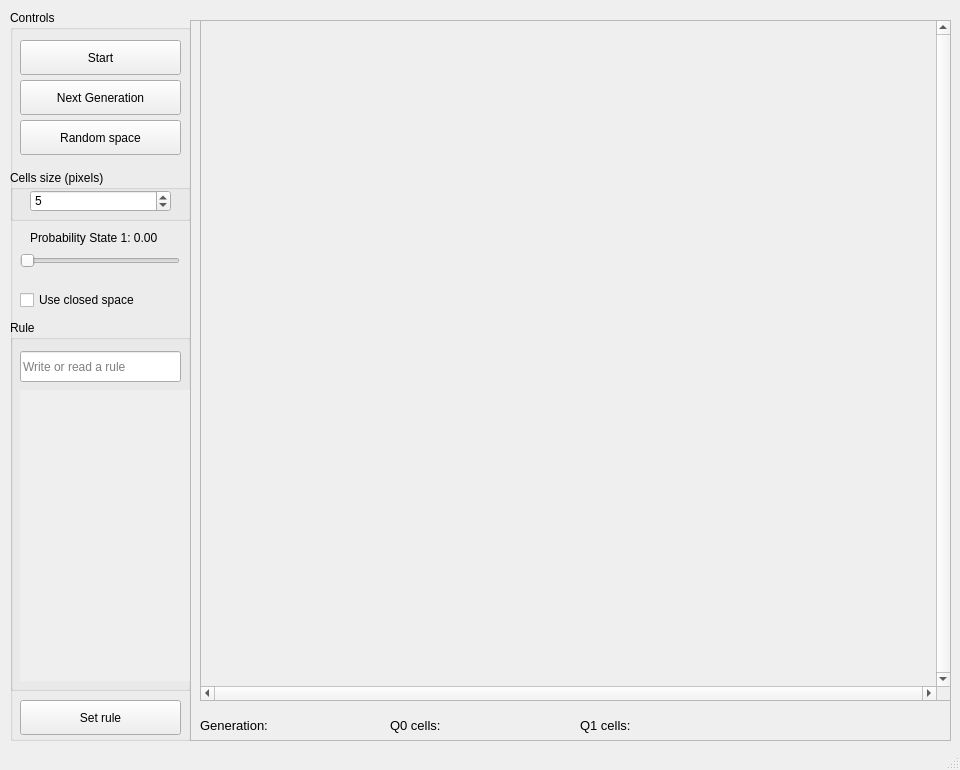
<?xml version="1.0" encoding="UTF-8"?>
<ui version="4.0">
 <class>MainWindow</class>
 <widget class="QMainWindow" name="MainWindow">
  <property name="geometry">
   <rect>
    <x>0</x>
    <y>0</y>
    <width>960</width>
    <height>770</height>
   </rect>
  </property>
  <property name="sizePolicy">
   <sizepolicy hsizetype="Fixed" vsizetype="Fixed">
    <horstretch>0</horstretch>
    <verstretch>0</verstretch>
   </sizepolicy>
  </property>
  <property name="minimumSize">
   <size>
    <width>960</width>
    <height>770</height>
   </size>
  </property>
  <property name="maximumSize">
   <size>
    <width>960</width>
    <height>770</height>
   </size>
  </property>
  <property name="windowTitle">
   <string>MainWindow</string>
  </property>
  <widget class="QWidget" name="centralwidget">
   <widget class="QGroupBox" name="ControlsBox">
    <property name="geometry">
     <rect>
      <x>10</x>
      <y>10</y>
      <width>181</width>
      <height>731</height>
     </rect>
    </property>
    <property name="title">
     <string>Controls</string>
    </property>
    <widget class="QPushButton" name="btnNextGeneration">
     <property name="geometry">
      <rect>
       <x>10</x>
       <y>70</y>
       <width>161</width>
       <height>35</height>
      </rect>
     </property>
     <property name="text">
      <string>Next Generation</string>
     </property>
    </widget>
    <widget class="QPushButton" name="btnAction">
     <property name="geometry">
      <rect>
       <x>10</x>
       <y>30</y>
       <width>161</width>
       <height>35</height>
      </rect>
     </property>
     <property name="text">
      <string>Start</string>
     </property>
    </widget>
    <widget class="QPushButton" name="btnGetRandomSpace">
     <property name="geometry">
      <rect>
       <x>10</x>
       <y>110</y>
       <width>161</width>
       <height>35</height>
      </rect>
     </property>
     <property name="text">
      <string>Random space</string>
     </property>
    </widget>
    <widget class="QSlider" name="sldProbQ1">
     <property name="geometry">
      <rect>
       <x>10</x>
       <y>240</y>
       <width>160</width>
       <height>22</height>
      </rect>
     </property>
     <property name="maximum">
      <number>100</number>
     </property>
     <property name="pageStep">
      <number>1</number>
     </property>
     <property name="orientation">
      <enum>Qt::Horizontal</enum>
     </property>
    </widget>
    <widget class="QLabel" name="txtProbQ1">
     <property name="geometry">
      <rect>
       <x>20</x>
       <y>220</y>
       <width>141</width>
       <height>16</height>
      </rect>
     </property>
     <property name="text">
      <string>Probability State 1: 0.00</string>
     </property>
    </widget>
    <widget class="QCheckBox" name="chkClosed">
     <property name="geometry">
      <rect>
       <x>10</x>
       <y>280</y>
       <width>161</width>
       <height>20</height>
      </rect>
     </property>
     <property name="text">
      <string>Use closed space</string>
     </property>
    </widget>
    <widget class="QGroupBox" name="groupBox_7">
     <property name="geometry">
      <rect>
       <x>0</x>
       <y>160</y>
       <width>181</width>
       <height>51</height>
      </rect>
     </property>
     <property name="title">
      <string>Cells size (pixels)</string>
     </property>
     <widget class="QSpinBox" name="spbCellSize">
      <property name="geometry">
       <rect>
        <x>20</x>
        <y>20</y>
        <width>141</width>
        <height>22</height>
       </rect>
      </property>
      <property name="minimum">
       <number>1</number>
      </property>
      <property name="maximum">
       <number>100</number>
      </property>
      <property name="value">
       <number>5</number>
      </property>
     </widget>
    </widget>
    <widget class="QGroupBox" name="groupBoxRule">
     <property name="geometry">
      <rect>
       <x>0</x>
       <y>310</y>
       <width>181</width>
       <height>371</height>
      </rect>
     </property>
     <property name="title">
      <string>Rule</string>
     </property>
     <widget class="QScrollArea" name="scrollRules">
      <property name="geometry">
       <rect>
        <x>10</x>
        <y>70</y>
        <width>171</width>
        <height>291</height>
       </rect>
      </property>
      <property name="frameShape">
       <enum>QFrame::NoFrame</enum>
      </property>
      <property name="widgetResizable">
       <bool>true</bool>
      </property>
      <widget class="QWidget" name="scrollAreaWidgetContents_2">
       <property name="geometry">
        <rect>
         <x>0</x>
         <y>0</y>
         <width>171</width>
         <height>291</height>
        </rect>
       </property>
      </widget>
     </widget>
     <widget class="QLineEdit" name="txtRule">
      <property name="geometry">
       <rect>
        <x>10</x>
        <y>31</y>
        <width>161</width>
        <height>31</height>
       </rect>
      </property>
      <property name="placeholderText">
       <string>Write or read a rule</string>
      </property>
     </widget>
    </widget>
    <widget class="QPushButton" name="btnSetRule">
     <property name="geometry">
      <rect>
       <x>10</x>
       <y>690</y>
       <width>161</width>
       <height>35</height>
      </rect>
     </property>
     <property name="text">
      <string>Set rule</string>
     </property>
    </widget>
   </widget>
   <widget class="QFrame" name="frame">
    <property name="geometry">
     <rect>
      <x>190</x>
      <y>20</y>
      <width>761</width>
      <height>721</height>
     </rect>
    </property>
    <property name="sizePolicy">
     <sizepolicy hsizetype="Fixed" vsizetype="Fixed">
      <horstretch>0</horstretch>
      <verstretch>0</verstretch>
     </sizepolicy>
    </property>
    <property name="minimumSize">
     <size>
      <width>761</width>
      <height>721</height>
     </size>
    </property>
    <property name="maximumSize">
     <size>
      <width>761</width>
      <height>721</height>
     </size>
    </property>
    <property name="frameShape">
     <enum>QFrame::StyledPanel</enum>
    </property>
    <property name="frameShadow">
     <enum>QFrame::Raised</enum>
    </property>
    <widget class="QScrollArea" name="scrollArea">
     <property name="geometry">
      <rect>
       <x>10</x>
       <y>0</y>
       <width>751</width>
       <height>681</height>
      </rect>
     </property>
     <property name="sizePolicy">
      <sizepolicy hsizetype="Expanding" vsizetype="Expanding">
       <horstretch>0</horstretch>
       <verstretch>0</verstretch>
      </sizepolicy>
     </property>
     <property name="cursor" stdset="0">
      <cursorShape>PointingHandCursor</cursorShape>
     </property>
     <property name="frameShadow">
      <enum>QFrame::Plain</enum>
     </property>
     <property name="verticalScrollBarPolicy">
      <enum>Qt::ScrollBarAlwaysOn</enum>
     </property>
     <property name="horizontalScrollBarPolicy">
      <enum>Qt::ScrollBarAlwaysOn</enum>
     </property>
     <property name="sizeAdjustPolicy">
      <enum>QAbstractScrollArea::AdjustToContents</enum>
     </property>
     <property name="widgetResizable">
      <bool>true</bool>
     </property>
     <widget class="QWidget" name="scrollAreaWidgetContents">
      <property name="geometry">
       <rect>
        <x>0</x>
        <y>0</y>
        <width>728</width>
        <height>658</height>
       </rect>
      </property>
     </widget>
    </widget>
    <widget class="QLabel" name="txtGeneration">
     <property name="geometry">
      <rect>
       <x>10</x>
       <y>690</y>
       <width>171</width>
       <height>31</height>
      </rect>
     </property>
     <property name="font">
      <font>
       <family>Segoe UI</family>
       <pointsize>10</pointsize>
      </font>
     </property>
     <property name="text">
      <string>Generation:</string>
     </property>
    </widget>
    <widget class="QLabel" name="txtnQ0Cells">
     <property name="geometry">
      <rect>
       <x>200</x>
       <y>690</y>
       <width>171</width>
       <height>31</height>
      </rect>
     </property>
     <property name="font">
      <font>
       <family>Segoe UI</family>
       <pointsize>10</pointsize>
      </font>
     </property>
     <property name="text">
      <string>Q0 cells: </string>
     </property>
    </widget>
    <widget class="QLabel" name="txtnQ1Cells">
     <property name="geometry">
      <rect>
       <x>390</x>
       <y>690</y>
       <width>171</width>
       <height>31</height>
      </rect>
     </property>
     <property name="font">
      <font>
       <family>Segoe UI</family>
       <pointsize>10</pointsize>
      </font>
     </property>
     <property name="text">
      <string>Q1 cells: </string>
     </property>
    </widget>
   </widget>
  </widget>
  <widget class="QStatusBar" name="statusbar"/>
 </widget>
 <resources/>
 <connections/>
</ui>
